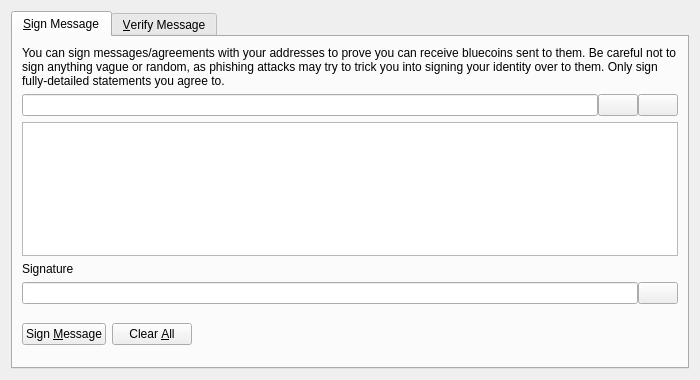
<?xml version="1.0" encoding="UTF-8"?>
<ui version="4.0">
 <class>SignVerifyMessageDialog</class>
 <widget class="QDialog" name="SignVerifyMessageDialog">
  <property name="geometry">
   <rect>
    <x>0</x>
    <y>0</y>
    <width>700</width>
    <height>380</height>
   </rect>
  </property>
  <property name="windowTitle">
   <string>Signatures - Sign / Verify a Message</string>
  </property>
  <property name="modal">
   <bool>true</bool>
  </property>
  <layout class="QVBoxLayout" name="verticalLayout">
   <item>
    <widget class="QTabWidget" name="tabWidget">
     <property name="currentIndex">
      <number>0</number>
     </property>
     <widget class="QWidget" name="tabSignMessage">
      <attribute name="title">
       <string>&amp;Sign Message</string>
      </attribute>
      <layout class="QVBoxLayout" name="verticalLayout_SM">
       <item>
        <widget class="QLabel" name="infoLabel_SM">
         <property name="text">
          <string>You can sign messages/agreements with your addresses to prove you can receive bluecoins sent to them. Be careful not to sign anything vague or random, as phishing attacks may try to trick you into signing your identity over to them. Only sign fully-detailed statements you agree to.</string>
         </property>
         <property name="textFormat">
          <enum>Qt::PlainText</enum>
         </property>
         <property name="wordWrap">
          <bool>true</bool>
         </property>
        </widget>
       </item>
       <item>
        <layout class="QHBoxLayout" name="horizontalLayout_1_SM">
         <property name="spacing">
          <number>0</number>
         </property>
         <item>
          <widget class="QValidatedLineEdit" name="addressIn_SM">
           <property name="toolTip">
            <string>The Litecoin address to sign the message with</string>
           </property>
          </widget>
         </item>
         <item>
          <widget class="QPushButton" name="addressBookButton_SM">
           <property name="toolTip">
            <string>Choose previously used address</string>
           </property>
           <property name="text">
            <string/>
           </property>
           <property name="icon">
            <iconset resource="../bitcoin.qrc">
             <normaloff>:/icons/address-book</normaloff>:/icons/address-book</iconset>
           </property>
           <property name="shortcut">
            <string>Alt+A</string>
           </property>
           <property name="autoDefault">
            <bool>false</bool>
           </property>
          </widget>
         </item>
         <item>
          <widget class="QPushButton" name="pasteButton_SM">
           <property name="toolTip">
            <string>Paste address from clipboard</string>
           </property>
           <property name="text">
            <string/>
           </property>
           <property name="icon">
            <iconset resource="../bitcoin.qrc">
             <normaloff>:/icons/editpaste</normaloff>:/icons/editpaste</iconset>
           </property>
           <property name="shortcut">
            <string>Alt+P</string>
           </property>
           <property name="autoDefault">
            <bool>false</bool>
           </property>
          </widget>
         </item>
        </layout>
       </item>
       <item>
        <widget class="QPlainTextEdit" name="messageIn_SM">
         <property name="toolTip">
          <string>Enter the message you want to sign here</string>
         </property>
        </widget>
       </item>
       <item>
        <widget class="QLabel" name="signatureLabel_SM">
         <property name="text">
          <string>Signature</string>
         </property>
         <property name="textFormat">
          <enum>Qt::PlainText</enum>
         </property>
        </widget>
       </item>
       <item>
        <layout class="QHBoxLayout" name="horizontalLayout_2_SM">
         <property name="spacing">
          <number>0</number>
         </property>
         <item>
          <widget class="QLineEdit" name="signatureOut_SM">
           <property name="font">
            <font>
             <italic>true</italic>
            </font>
           </property>
           <property name="readOnly">
            <bool>true</bool>
           </property>
          </widget>
         </item>
         <item>
          <widget class="QPushButton" name="copySignatureButton_SM">
           <property name="toolTip">
            <string>Copy the current signature to the system clipboard</string>
           </property>
           <property name="text">
            <string/>
           </property>
           <property name="icon">
            <iconset resource="../bitcoin.qrc">
             <normaloff>:/icons/editcopy</normaloff>:/icons/editcopy</iconset>
           </property>
           <property name="autoDefault">
            <bool>false</bool>
           </property>
          </widget>
         </item>
        </layout>
       </item>
       <item>
        <layout class="QHBoxLayout" name="horizontalLayout_3_SM">
         <item>
          <widget class="QPushButton" name="signMessageButton_SM">
           <property name="toolTip">
            <string>Sign the message to prove you own this Litecoin address</string>
           </property>
           <property name="text">
            <string>Sign &amp;Message</string>
           </property>
           <property name="icon">
            <iconset resource="../bitcoin.qrc">
             <normaloff>:/icons/edit</normaloff>:/icons/edit</iconset>
           </property>
           <property name="autoDefault">
            <bool>false</bool>
           </property>
          </widget>
         </item>
         <item>
          <widget class="QPushButton" name="clearButton_SM">
           <property name="toolTip">
            <string>Reset all sign message fields</string>
           </property>
           <property name="text">
            <string>Clear &amp;All</string>
           </property>
           <property name="icon">
            <iconset resource="../bitcoin.qrc">
             <normaloff>:/icons/remove</normaloff>:/icons/remove</iconset>
           </property>
           <property name="autoDefault">
            <bool>false</bool>
           </property>
          </widget>
         </item>
         <item>
          <spacer name="horizontalSpacer_1_SM">
           <property name="orientation">
            <enum>Qt::Horizontal</enum>
           </property>
           <property name="sizeHint" stdset="0">
            <size>
             <width>40</width>
             <height>48</height>
            </size>
           </property>
          </spacer>
         </item>
         <item>
          <widget class="QLabel" name="statusLabel_SM">
           <property name="font">
            <font>
             <weight>75</weight>
             <bold>true</bold>
            </font>
           </property>
           <property name="text">
            <string/>
           </property>
           <property name="wordWrap">
            <bool>true</bool>
           </property>
          </widget>
         </item>
         <item>
          <spacer name="horizontalSpacer_2_SM">
           <property name="orientation">
            <enum>Qt::Horizontal</enum>
           </property>
           <property name="sizeHint" stdset="0">
            <size>
             <width>40</width>
             <height>48</height>
            </size>
           </property>
          </spacer>
         </item>
        </layout>
       </item>
      </layout>
     </widget>
     <widget class="QWidget" name="tabVerifyMessage">
      <attribute name="title">
       <string>&amp;Verify Message</string>
      </attribute>
      <layout class="QVBoxLayout" name="verticalLayout_VM">
       <item>
        <widget class="QLabel" name="infoLabel_VM">
         <property name="text">
          <string>Enter the receiver's address, message (ensure you copy line breaks, spaces, tabs, etc. exactly) and signature below to verify the message. Be careful not to read more into the signature than what is in the signed message itself, to avoid being tricked by a man-in-the-middle attack. Note that this only proves the signing party receives with the address, it cannot prove sendership of any transaction!</string>
         </property>
         <property name="textFormat">
          <enum>Qt::PlainText</enum>
         </property>
         <property name="alignment">
          <set>Qt::AlignLeading|Qt::AlignLeft|Qt::AlignTop</set>
         </property>
         <property name="wordWrap">
          <bool>true</bool>
         </property>
        </widget>
       </item>
       <item>
        <layout class="QHBoxLayout" name="horizontalLayout_1_VM">
         <property name="spacing">
          <number>0</number>
         </property>
         <item>
          <widget class="QValidatedLineEdit" name="addressIn_VM">
           <property name="toolTip">
            <string>The Litecoin address the message was signed with</string>
           </property>
          </widget>
         </item>
         <item>
          <widget class="QPushButton" name="addressBookButton_VM">
           <property name="toolTip">
            <string>Choose previously used address</string>
           </property>
           <property name="text">
            <string/>
           </property>
           <property name="icon">
            <iconset resource="../bitcoin.qrc">
             <normaloff>:/icons/address-book</normaloff>:/icons/address-book</iconset>
           </property>
           <property name="shortcut">
            <string>Alt+A</string>
           </property>
           <property name="autoDefault">
            <bool>false</bool>
           </property>
          </widget>
         </item>
        </layout>
       </item>
       <item>
        <widget class="QPlainTextEdit" name="messageIn_VM"/>
       </item>
       <item>
        <widget class="QValidatedLineEdit" name="signatureIn_VM"/>
       </item>
       <item>
        <layout class="QHBoxLayout" name="horizontalLayout_2_VM">
         <item>
          <widget class="QPushButton" name="verifyMessageButton_VM">
           <property name="toolTip">
            <string>Verify the message to ensure it was signed with the specified Litecoin address</string>
           </property>
           <property name="text">
            <string>Verify &amp;Message</string>
           </property>
           <property name="icon">
            <iconset resource="../bitcoin.qrc">
             <normaloff>:/icons/transaction_0</normaloff>:/icons/transaction_0</iconset>
           </property>
           <property name="autoDefault">
            <bool>false</bool>
           </property>
          </widget>
         </item>
         <item>
          <widget class="QPushButton" name="clearButton_VM">
           <property name="toolTip">
            <string>Reset all verify message fields</string>
           </property>
           <property name="text">
            <string>Clear &amp;All</string>
           </property>
           <property name="icon">
            <iconset resource="../bitcoin.qrc">
             <normaloff>:/icons/remove</normaloff>:/icons/remove</iconset>
           </property>
           <property name="autoDefault">
            <bool>false</bool>
           </property>
          </widget>
         </item>
         <item>
          <spacer name="horizontalSpacer_1_VM">
           <property name="orientation">
            <enum>Qt::Horizontal</enum>
           </property>
           <property name="sizeHint" stdset="0">
            <size>
             <width>40</width>
             <height>48</height>
            </size>
           </property>
          </spacer>
         </item>
         <item>
          <widget class="QLabel" name="statusLabel_VM">
           <property name="font">
            <font>
             <weight>75</weight>
             <bold>true</bold>
            </font>
           </property>
           <property name="text">
            <string/>
           </property>
           <property name="wordWrap">
            <bool>true</bool>
           </property>
          </widget>
         </item>
         <item>
          <spacer name="horizontalSpacer_2_VM">
           <property name="orientation">
            <enum>Qt::Horizontal</enum>
           </property>
           <property name="sizeHint" stdset="0">
            <size>
             <width>40</width>
             <height>48</height>
            </size>
           </property>
          </spacer>
         </item>
        </layout>
       </item>
      </layout>
     </widget>
    </widget>
   </item>
  </layout>
 </widget>
 <customwidgets>
  <customwidget>
   <class>QValidatedLineEdit</class>
   <extends>QLineEdit</extends>
   <header>qvalidatedlineedit.h</header>
  </customwidget>
 </customwidgets>
 <resources>
  <include location="../bitcoin.qrc"/>
 </resources>
 <connections/>
</ui>
